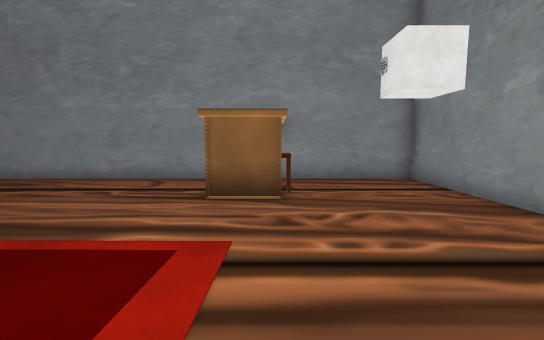
[1] (above)

16 first-person views from a walk through a scene from a Unity 3-D project. The camera is 1.2 m above the floor, tilts 6° down and sees 90° across. The floor is counted in squares, 1 m on a side. Each view is taken from the middle of a square. On the plan, view 1 faces up. The plan holds only what a view shows up to about 13 squares ahead; the rest is blank. The place goes on beyond the plan. The player character is not drawn. Some surface patterns are stand-ins.

[2]
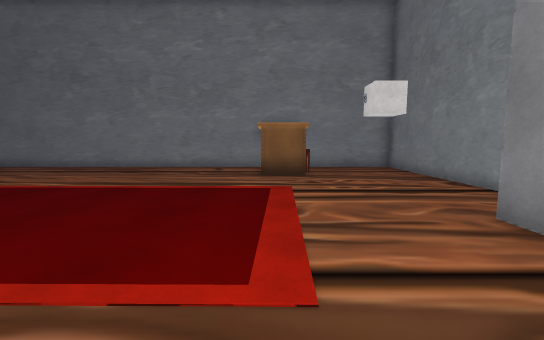

[3]
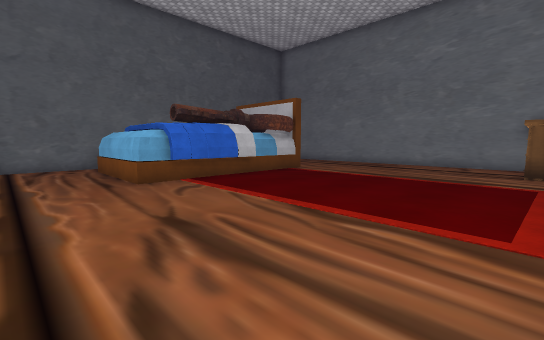

[4]
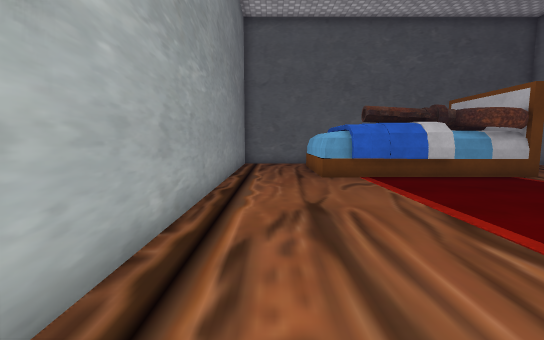

[5]
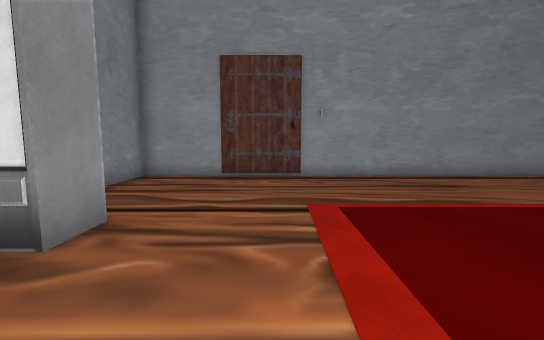

[6]
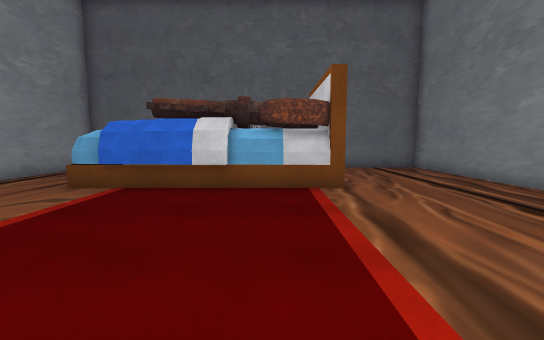

[7]
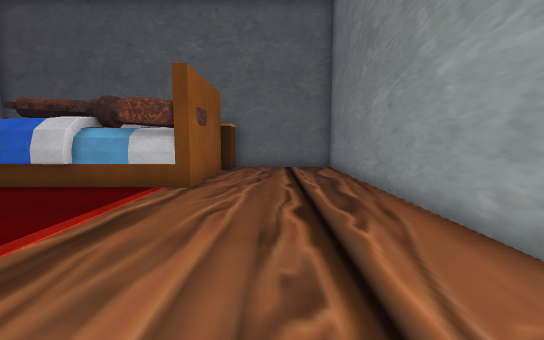

[8]
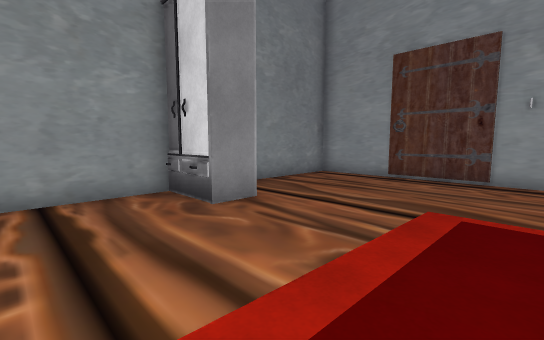

[9]
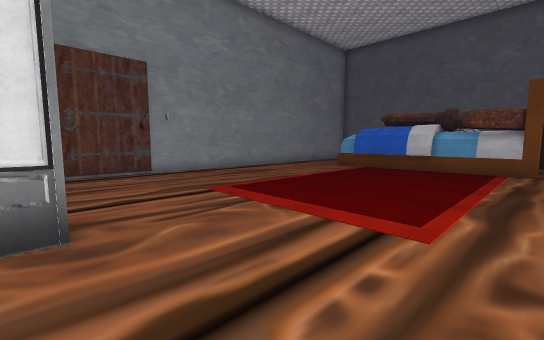

[10]
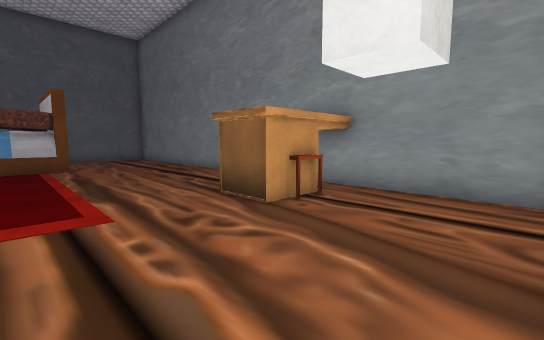

[11]
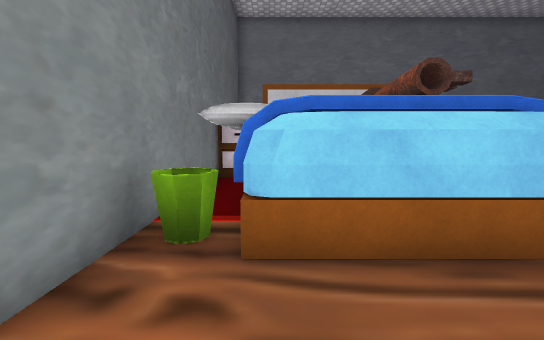

[12]
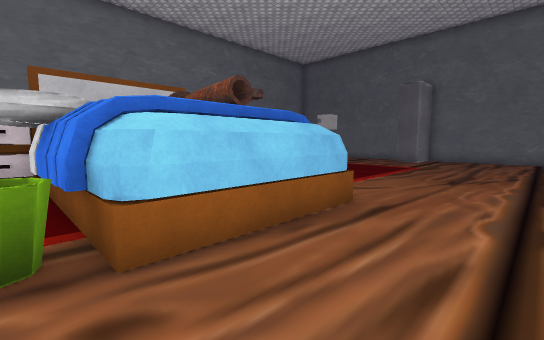

[13]
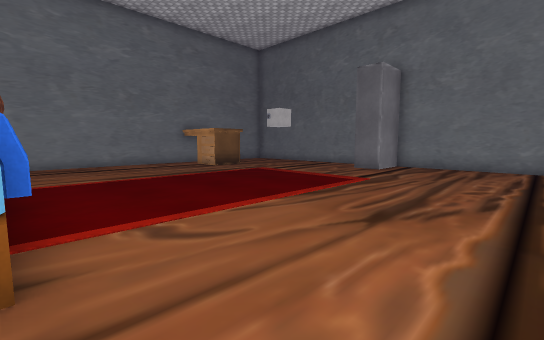

[14]
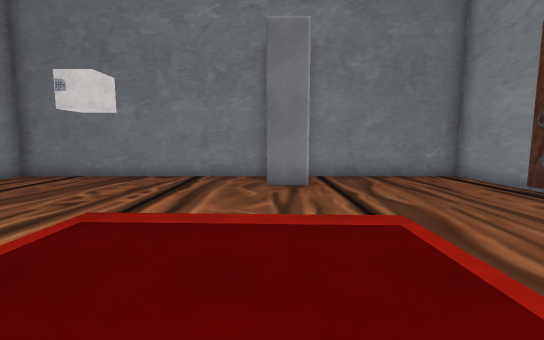

[15]
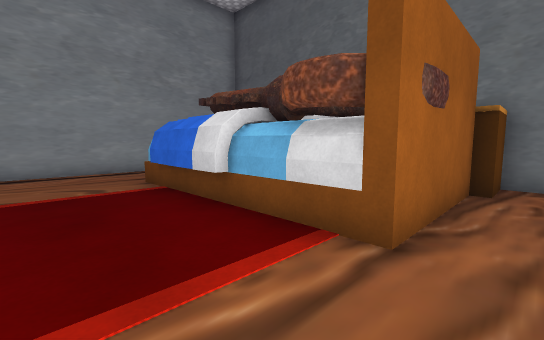

[16]
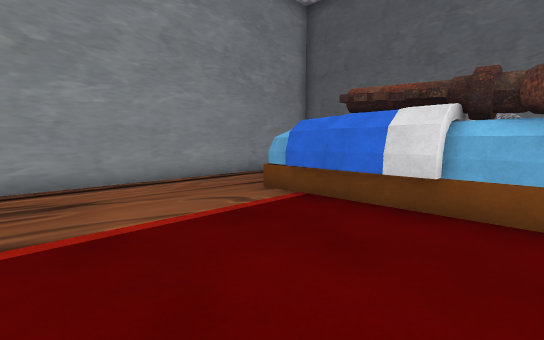

### Floor plan
Ten units are one square. View 1 is at (0, 0); x grows to the right and y downward. Boxes are objects, and circles mark ways between rooms. Rooms are numbered by the first view taken in them; rooms with no view inside come last. Other rooms are left out.
<svg viewBox="-153 -92 203 162">
<path fill="none" stroke="#000" d="M-14 -87 -148 -87 -148 -45M-148 14 -148 61M-148 65 45 65 45 -87 -9 -87M-148 -45 -148 14"/>
<rect x="-145" y="15" width="10" height="20" fill="#bbb"><title>other object</title></rect>
<rect x="-135" y="-35" width="50" height="70" fill="#bbb"><title>other object</title></rect>
<rect x="-115" y="-45" width="30" height="20" fill="#bbb"><title>other object</title></rect>
<rect x="-15" y="-85" width="20" height="30" fill="#bbb"><title>other object</title></rect>
<rect x="-5" y="-75" width="10" height="20" fill="#bbb"><title>other object</title></rect>
<rect x="25" y="-5" width="20" height="20" fill="#bbb"><title>other object</title></rect>
<rect x="-145" y="-5" width="20" height="20" fill="#bbb"><title>other object</title></rect>
<rect x="-145" y="-25" width="20" height="20" fill="#bbb"><title>other object</title></rect>
<rect x="-145" y="-45" width="20" height="20" fill="#bbb"><title>other object</title></rect>
<text x="-40" y="-10">1</text>
<text x="-140" y="-10">2</text>
</svg>

Where each view was taken, in squares from view 1:
view 1: 0 up, 0 right, facing up
view 2: 4 down, 1 left, facing up
view 3: 6 down, 1 left, facing up-left
view 4: 5 down, 0 right, facing left
view 5: 3 up, 0 right, facing down
view 6: 2 up, 2 left, facing left
view 7: 6 up, 2 left, facing left
view 8: 3 up, 2 left, facing down-right
view 9: 4 up, 3 right, facing down-left
view 10: 2 up, 4 right, facing up-left
view 11: 6 down, 13 left, facing up
view 12: 6 down, 14 left, facing up-right
view 13: 6 down, 9 left, facing up-right
view 14: 0 up, 5 left, facing right
view 15: 5 up, 6 left, facing down-left
view 16: 2 up, 4 left, facing down-left
